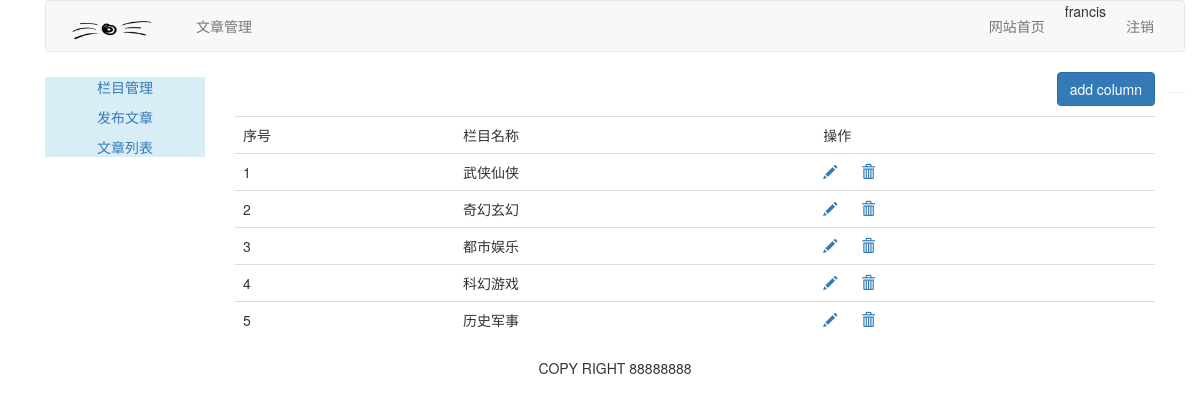
The page /article/article-column/ (signed in) on the database its author committed.
### article/models.py (models this page shows, shortened)
class ArticleColumn(models.Model):
    user = models.ForeignKey(User, on_delete=models.CASCADE, related_name='article_column', verbose_name="用户")
    column = models.CharField(max_length=200, verbose_name="文章分类")
    created = models.DateField(auto_now_add=True, verbose_name="创建时间")

### article/views.py (the view, shortened to what this page needs)
# urls.py: path('article-column/', views.article_column, name="article_column"),
@login_required(login_url="/account/login")
@csrf_exempt
def article_column(request):
    if request.method == "GET":
        columns = ArticleColumn.objects.filter(user=request.user)
        column_form = ArticleColumnForm()
        return render(request, "article/column/article_column.html", {"columns": columns, "column_form": column_form})

### templates/article/column/article_column.html (shortened to what this page needs)
{% extends "article/base.html" %}
{% load staticfiles %}
{% block title %}article column{% endblock %} {% block content %}
<div>
    <p class="text-right">
        <button id= "add_column" onclick="add_column()" class="btn btn-primary"> add column</button>
    </p>
    <table class="table table-hover">
        <tr>
            <td>序号</td>
            <td>栏目名称</td>
            <td>操作</td>
        </tr>
        {% for column in columns %}
        <tr>
            <td>{{ forloop.counter }}</td>
            <td>{{ column.column }}</td>
            <td>
                <a name="edit" onclick="edit_column(this, {{ column.id }})">
                    <span class="glyphicon glyphicon-pencil"></span>
                </a>
                <a name="delete" href="javascript:" onclick="del_column(this, {{ column.id }})">
                    <span class="glyphicon glyphicon-trash" style="margin-left:20px;"></span>
                </a>
            </td>
        </tr>
        {% empty %}
        <p>还没有设置栏目，太懒了。</p>
        {% endfor %}
    </table>
</div>
{% endblock %}

### templates/article/header.html
{% load staticfiles %}
<div class="container">
    <nav class="navbar navbar-default" role="navigation">
        <div class="navbar-header">
            <a class="navbar-brand" href="#">
                <img width="100px" src="{% static "images/logo.png" %}" style="margin-top: -40px">
            </a>
        </div>
        <div>
            <ul class="nav navbar-nav" role="tablist">
                <li><a href="{% url 'article:article_column' %}">文章管理</a></li>
            </ul>
            <ul class="nav navbar-nav navbar-right" style="margin-right: 10px">
                <li><a href="{% url 'blog:blog_title' %}">网站首页</a></li>
                <li><span>{{ user.username }}</span></li>
                <li><a href="{% url 'account:user_logout' %}">注销</a></li>
            </ul>
        </div>
    </nav>
</div>

### rows shown on the page
ArticleColumn: column "武侠仙侠"
ArticleColumn: column "奇幻玄幻"
ArticleColumn: column "都市娱乐"
ArticleColumn: column "科幻游戏"
ArticleColumn: column "历史军事"

### other values the page prints
{{ user.username }} "francis"
